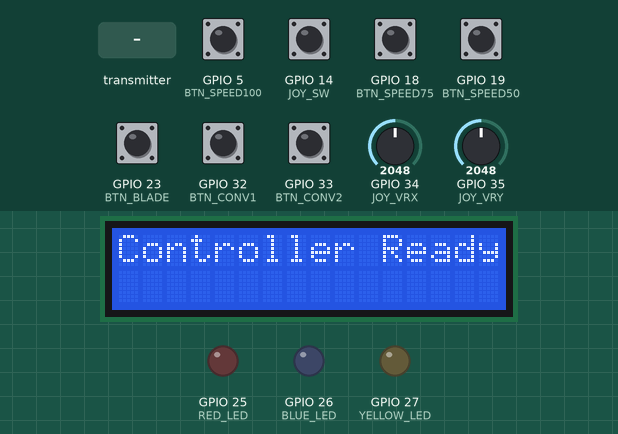
This sketch was run on a simulated ESP32. Parts: 16×2 character LCD, output pins drawn as LEDs (lit = HIGH). The test bench sets the inputs (shaded band); at power-on: GPIO 5 (BTN_SPEED100), GPIO 14 (JOY_SW), GPIO 18 (BTN_SPEED75), GPIO 19 (BTN_SPEED50), GPIO 23 (BTN_BLADE), GPIO 32 (BTN_CONV1), GPIO 33 (BTN_CONV2) HIGH, GPIO 34 (JOY_VRX) = 2048, GPIO 35 (JOY_VRY) = 2048. What the sketch prints to the serial monitor is not drawn.

Above: at 1.2 s.
1.3 s: the transmitter starts sending palayCount = 0
At 1.7 s:
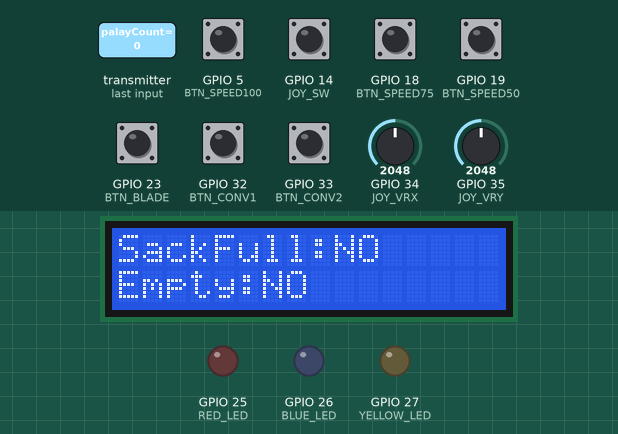
2.8 s: the transmitter starts sending sackFull = 1
At 4.0 s:
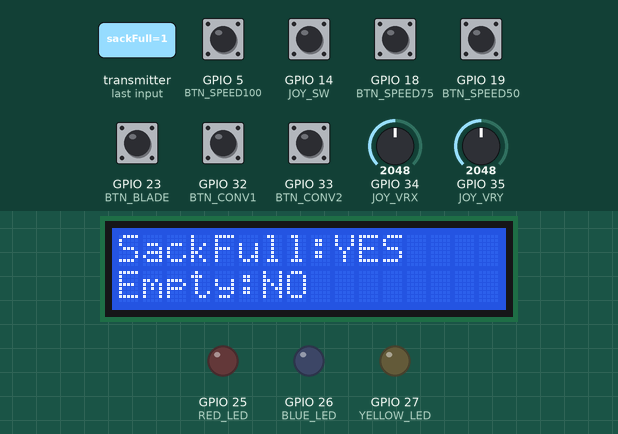
4.3 s: the transmitter starts sending sackEmpty = 1
At 5.3 s:
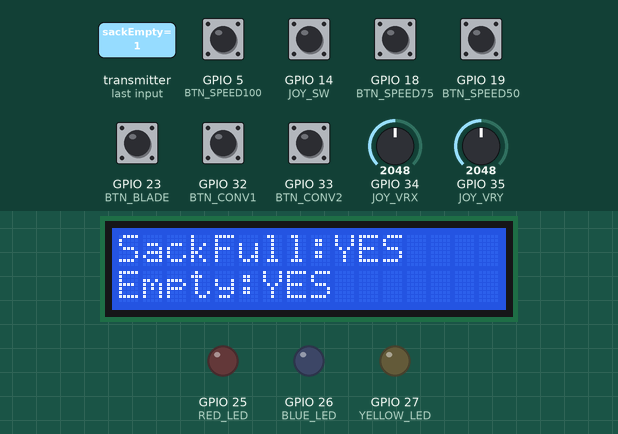
5.8 s: the transmitter starts sending sackFull = 0
At 6.6 s:
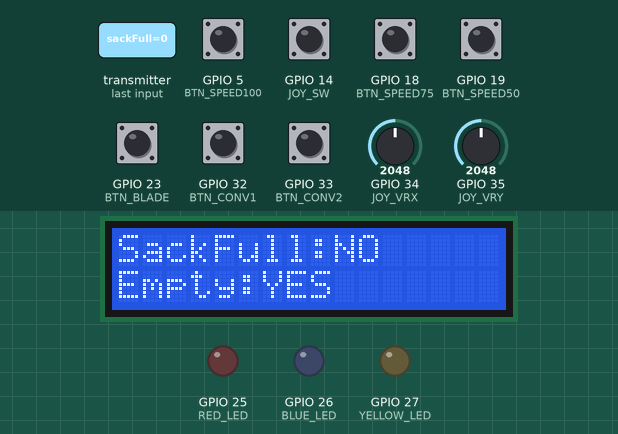
7.3 s: GPIO 23 (BTN_BLADE) pulled LOW for 0.15 s
At 8.4 s:
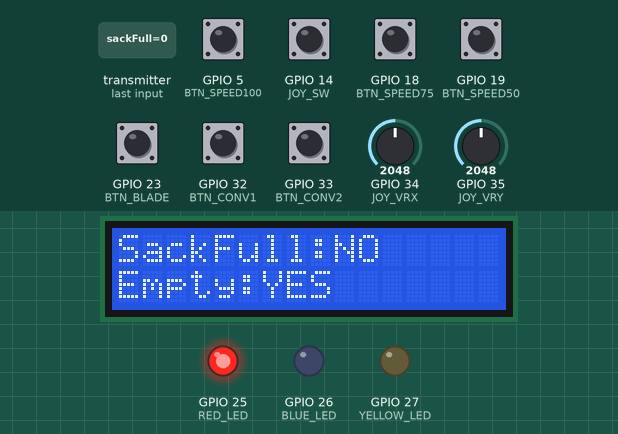
8.9 s: GPIO 32 (BTN_CONV1) pulled LOW for 0.15 s
At 10.2 s:
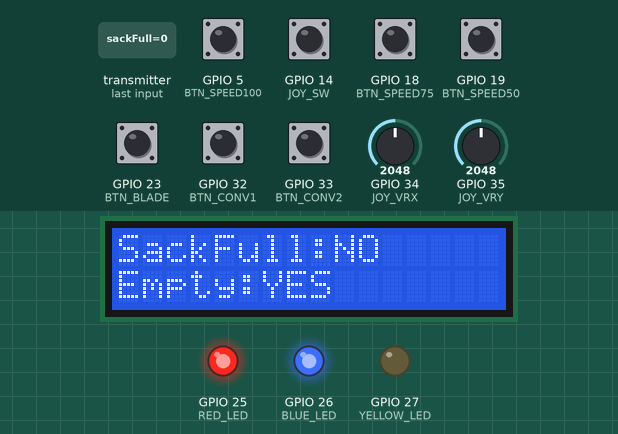
Timing chart, 0 to 11.5 s (numbered marks = the images above; inputs shaded):
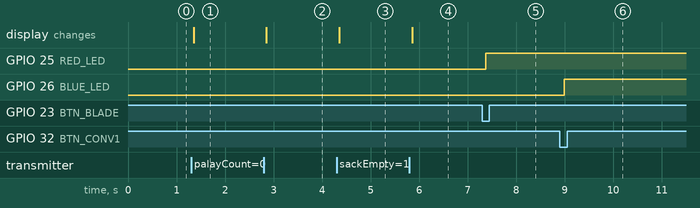

Measured:
- after the input at 1.3 s, the display: changes after 0.05 s (image 1)
- after the input at 2.8 s, the display: changes after 0.05 s (image 2)
- after the input at 4.3 s, the display: changes after 0.05 s (image 3)
- after the input at 5.8 s, the display: changes after 0.06 s (image 4)
- after the input at 7.3 s, GPIO 25 (RED_LED): LOW → HIGH after 0.08 s
- after the input at 8.9 s, GPIO 26 (BLUE_LED): LOW → HIGH after 0.09 s

The sketch:

Sketch_Controller.ino
```cpp
#include <Arduino.h>
#include <WiFi.h>
#include <esp_now.h>
#include <Wire.h>
#include <LiquidCrystal_I2C.h>

// ----- LCD -----
LiquidCrystal_I2C lcd(0x27, 16, 2);

// ----- I2C Pins -----
#define SDA_PIN 21
#define SCL_PIN 22

// ----- Pin Assignments -----
#define RED_LED     25
#define BLUE_LED    26
#define YELLOW_LED  27

#define BTN_CONV1   32
#define BTN_CONV2   33
#define BTN_BLADE   23

#define BTN_SPEED50 19
#define BTN_SPEED75 18
#define BTN_SPEED100 5

#define JOY_VRX     34
#define JOY_VRY     35
#define JOY_SW      14

// ----- Device MAC Address -----
uint8_t deviceMAC[] = {0x5C, 0x01, 0x3B, 0x47, 0x3E, 0x24};

// ----- Data Structures -----
typedef struct {
  int joyX;
  int joyY;
  bool joyPressed;
  bool conv1;
  bool conv2;
  bool blade;
  int wheelSpeed;
  float battery;
} ControllerData;

typedef struct {
  int palayCount;
  bool sackFull;
  bool sackEmpty;
} DeviceData;

ControllerData dataToSend;
DeviceData dataReceived;

// ----- Button States -----
bool bladeState = false;
bool conv1State = false;
bool conv2State = false;

bool lastBladeBtn = HIGH;
bool lastConv1Btn = HIGH;
bool lastConv2Btn = HIGH;

// Debounce timing
unsigned long lastBladeTime = 0;
unsigned long lastConv1Time = 0;
unsigned long lastConv2Time = 0;
const unsigned long debounceDelay = 200; // 200ms debounce

// ----- Send Callback (fixed for ESP32 v5+) -----
void OnDataSent(const wifi_tx_info_t *tx_info, esp_now_send_status_t status) {
  Serial.print("Send Status: ");
  Serial.println(status == ESP_NOW_SEND_SUCCESS ? "✅ Success" : "❌ Fail");
}

// ----- Receive Callback (fixed for ESP32 v5+) -----
void OnDataRecv(const esp_now_recv_info_t *recv_info, const uint8_t *incomingData, int len) {
  memcpy(&dataReceived, incomingData, sizeof(dataReceived));

  lcd.clear();
  lcd.setCursor(0, 0);
  lcd.print("SackFull:");
  lcd.print(dataReceived.sackFull ? "YES" : "NO ");
  lcd.setCursor(0, 1);
  lcd.print("Empty:");
  lcd.print(dataReceived.sackEmpty ? "YES" : "NO ");
}

// ----- Battery Placeholder -----
float readBatteryVoltage() {
  return 12.0;
}

// ----- Setup -----
void setup() {
  Serial.begin(115200);

  pinMode(RED_LED, OUTPUT);
  pinMode(BLUE_LED, OUTPUT);
  pinMode(YELLOW_LED, OUTPUT);

  pinMode(BTN_CONV1, INPUT_PULLUP);
  pinMode(BTN_CONV2, INPUT_PULLUP);
  pinMode(BTN_BLADE, INPUT_PULLUP);
  pinMode(BTN_SPEED50, INPUT_PULLUP);
  pinMode(BTN_SPEED75, INPUT_PULLUP);
  pinMode(BTN_SPEED100, INPUT_PULLUP);

  pinMode(JOY_SW, INPUT_PULLUP);

  // Initialize I2C with explicit pins
  Wire.begin(SDA_PIN, SCL_PIN);
  lcd.init();
  lcd.backlight();
  lcd.clear();
  lcd.print("Controller Ready");

  WiFi.mode(WIFI_STA);

  if (esp_now_init() != ESP_OK) {
    Serial.println("❌ ESP-NOW Init Failed!");
    while (true) delay(1000);
  }

  esp_now_register_send_cb(OnDataSent);
  esp_now_register_recv_cb(OnDataRecv);

  esp_now_peer_info_t peerInfo = {};
  memcpy(peerInfo.peer_addr, deviceMAC, 6);
  peerInfo.channel = 0;
  peerInfo.encrypt = false;

  if (esp_now_add_peer(&peerInfo) != ESP_OK) {
    Serial.println("❌ Failed to add peer");
    while (true) delay(1000);
  }

  Serial.println("📡 Controller Ready");
}

// ----- Loop -----
void loop() {
  unsigned long currentTime = millis();

  int joyX = analogRead(JOY_VRX);
  int joyY = analogRead(JOY_VRY);
  bool joyPressed = (digitalRead(JOY_SW) == LOW);

  // Toggle blade with debounce
  bool bladeBtn = digitalRead(BTN_BLADE);
  if (bladeBtn == LOW && lastBladeBtn == HIGH && (currentTime - lastBladeTime > debounceDelay)) {
    bladeState = !bladeState;
    lastBladeTime = currentTime;
  }
  lastBladeBtn = bladeBtn;

  // Toggle conveyor1 with debounce
  bool conv1Btn = digitalRead(BTN_CONV1);
  if (conv1Btn == LOW && lastConv1Btn == HIGH && (currentTime - lastConv1Time > debounceDelay)) {
    conv1State = !conv1State;
    lastConv1Time = currentTime;
  }
  lastConv1Btn = conv1Btn;

  // Toggle conveyor2 with debounce
  bool conv2Btn = digitalRead(BTN_CONV2);
  if (conv2Btn == LOW && lastConv2Btn == HIGH && (currentTime - lastConv2Time > debounceDelay)) {
    conv2State = !conv2State;
    lastConv2Time = currentTime;
  }
  lastConv2Btn = conv2Btn;

  // Speed levels
  int wheelSpeed = 0;
  if (digitalRead(BTN_SPEED50) == LOW) wheelSpeed = 50;
  if (digitalRead(BTN_SPEED75) == LOW) wheelSpeed = 75;
  if (digitalRead(BTN_SPEED100) == LOW) wheelSpeed = 100;

  dataToSend.joyX = joyX;
  dataToSend.joyY = joyY;
  dataToSend.joyPressed = joyPressed;
  dataToSend.conv1 = conv1State;
  dataToSend.conv2 = conv2State;
  dataToSend.blade = bladeState;
  dataToSend.wheelSpeed = wheelSpeed;
  dataToSend.battery = readBatteryVoltage();

  // Update LED indicators
  digitalWrite(RED_LED, bladeState ? HIGH : LOW);      // Red = Blade ON
  digitalWrite(BLUE_LED, conv1State ? HIGH : LOW);     // Blue = Conveyor 1 ON
  digitalWrite(YELLOW_LED, conv2State ? HIGH : LOW);   // Yellow = Conveyor 2 ON

  esp_now_send(deviceMAC, (uint8_t *)&dataToSend, sizeof(dataToSend));

  Serial.print("JoyX: "); Serial.print(joyX);
  Serial.print(" | JoyY: "); Serial.print(joyY);
  Serial.print(" | Speed: "); Serial.print(wheelSpeed);
  Serial.print(" | C1: "); Serial.print(conv1State);
  Serial.print(" | C2: "); Serial.print(conv2State);
  Serial.print(" | Blade: "); Serial.println(bladeState);

  delay(100);
}
```
